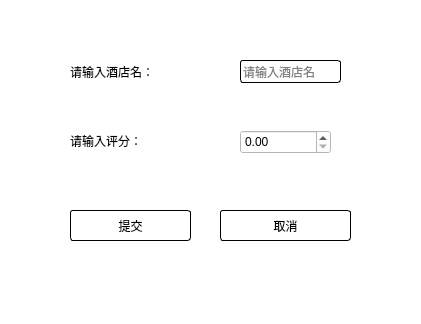
<?xml version="1.0" encoding="UTF-8"?>
<ui version="4.0">
 <class>Evaluation</class>
 <widget class="QDialog" name="Evaluation">
  <property name="geometry">
   <rect>
    <x>0</x>
    <y>0</y>
    <width>421</width>
    <height>324</height>
   </rect>
  </property>
  <property name="windowTitle">
   <string>评价订单</string>
  </property>
  <property name="windowIcon">
   <iconset resource="icon.qrc">
    <normaloff>:/myimages/icon2/赞.png</normaloff>:/myimages/icon2/赞.png</iconset>
  </property>
  <property name="styleSheet">
   <string notr="true">background-color: rgb(255, 255, 255);</string>
  </property>
  <widget class="QDoubleSpinBox" name="evaluationInputBox">
   <property name="geometry">
    <rect>
     <x>240</x>
     <y>130</y>
     <width>91</width>
     <height>24</height>
    </rect>
   </property>
   <property name="styleSheet">
    <string notr="true"/>
   </property>
   <property name="maximum">
    <double>5.000000000000000</double>
   </property>
  </widget>
  <widget class="QLabel" name="label">
   <property name="geometry">
    <rect>
     <x>70</x>
     <y>61</y>
     <width>161</width>
     <height>21</height>
    </rect>
   </property>
   <property name="styleSheet">
    <string notr="true">font: 12pt &quot;张海山锐谐体&quot;;</string>
   </property>
   <property name="text">
    <string>请输入酒店名： </string>
   </property>
  </widget>
  <widget class="QLabel" name="label_2">
   <property name="geometry">
    <rect>
     <x>70</x>
     <y>130</y>
     <width>161</width>
     <height>21</height>
    </rect>
   </property>
   <property name="styleSheet">
    <string notr="true">font: 12pt &quot;张海山锐谐体&quot;;</string>
   </property>
   <property name="text">
    <string>请输入评分： </string>
   </property>
  </widget>
  <widget class="QLineEdit" name="hotelNameInput">
   <property name="geometry">
    <rect>
     <x>240</x>
     <y>60</y>
     <width>101</width>
     <height>23</height>
    </rect>
   </property>
   <property name="styleSheet">
    <string notr="true">border-radius: 3px;
border: 1px solid rgb(0, 0, 0);</string>
   </property>
   <property name="placeholderText">
    <string>请输入酒店名</string>
   </property>
  </widget>
  <widget class="QPushButton" name="submitButton">
   <property name="geometry">
    <rect>
     <x>70</x>
     <y>210</y>
     <width>121</width>
     <height>31</height>
    </rect>
   </property>
   <property name="focusPolicy">
    <enum>Qt::NoFocus</enum>
   </property>
   <property name="styleSheet">
    <string notr="true">font: 25 12pt &quot;3ds Light&quot;;
border-radius: 3px;
border: 1px solid rgb(0, 0, 0);
font: 12pt &quot;张海山锐谐体&quot;;</string>
   </property>
   <property name="text">
    <string>提交</string>
   </property>
  </widget>
  <widget class="QPushButton" name="cancelButton">
   <property name="geometry">
    <rect>
     <x>220</x>
     <y>210</y>
     <width>131</width>
     <height>31</height>
    </rect>
   </property>
   <property name="focusPolicy">
    <enum>Qt::NoFocus</enum>
   </property>
   <property name="styleSheet">
    <string notr="true">font: 25 12pt &quot;3ds Light&quot;;
border-radius: 3px;
border: 1px solid rgb(0, 0, 0);
font: 12pt &quot;张海山锐谐体&quot;;</string>
   </property>
   <property name="text">
    <string>取消</string>
   </property>
  </widget>
 </widget>
 <tabstops>
  <tabstop>hotelNameInput</tabstop>
  <tabstop>evaluationInputBox</tabstop>
 </tabstops>
 <resources>
  <include location="icon.qrc"/>
 </resources>
 <connections>
  <connection>
   <sender>cancelButton</sender>
   <signal>clicked()</signal>
   <receiver>Evaluation</receiver>
   <slot>close()</slot>
   <hints>
    <hint type="sourcelabel">
     <x>264</x>
     <y>241</y>
    </hint>
    <hint type="destinationlabel">
     <x>210</x>
     <y>161</y>
    </hint>
   </hints>
  </connection>
 </connections>
</ui>
